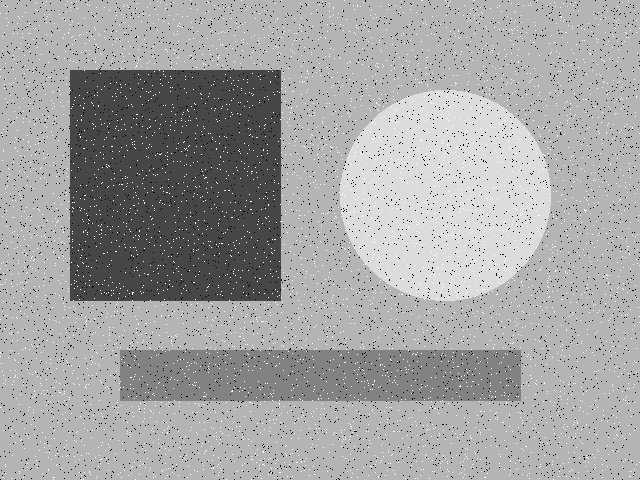
#> input picture 08_Median_Filter/input.jpg, 640 x 480 px
$ python program.py
#> lines starting #> are read from the running program, lines starting #| are printed output that depends on the picture
import cv2
image = cv2.imread("input.jpg")
#> image is the input picture: shape (480, 640, 3); min 0, max 255, mean 162.4

if image is None:
    print("Error: input.jpg not found")
    exit()

median_image = cv2.medianBlur(image, 5)
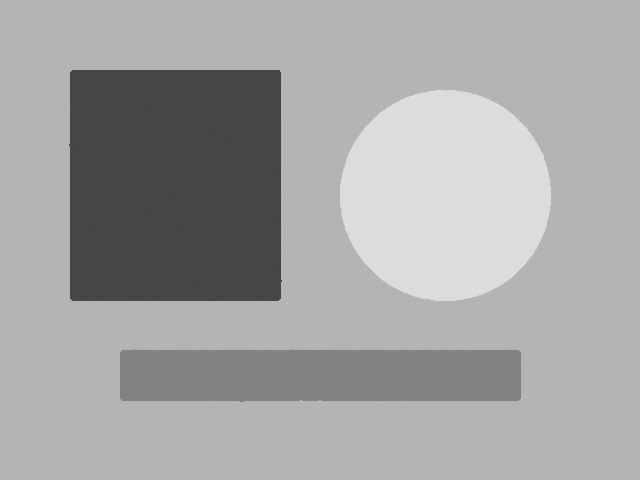
#> median_image: shape (480, 640, 3); min 68, max 222, mean 163.8
cv2.imwrite("output.png", median_image)

print("Median filtering completed.")
print("Output saved as output.png")
